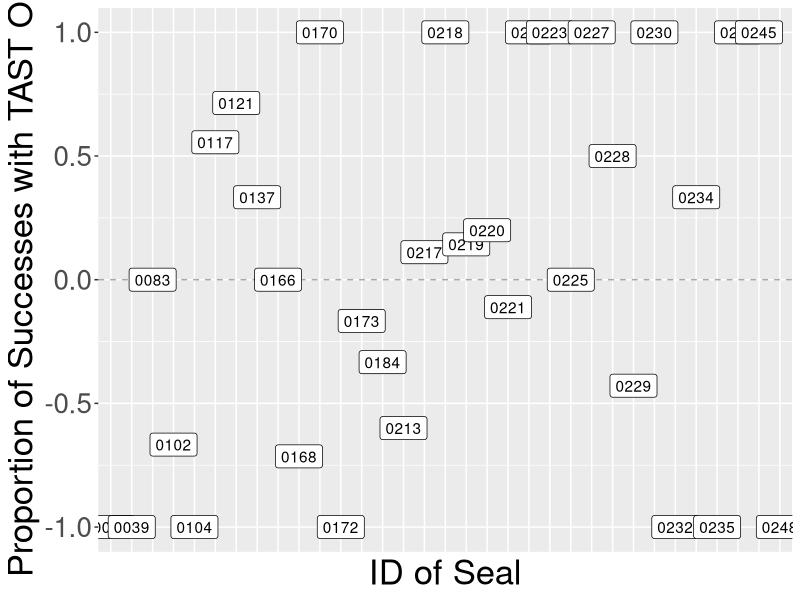

Source code (R):
#Whatcom TAST - Data Exploration - Predation (foraging success) 
#Script written by Kathleen McKeegan
#Last update made 9/30/2023

## Load Packages for Script
library('tidyverse')

#Load Data
tast.dat <- read.csv("2020_data.csv", header=T)
tast.dat$Fish<- sub("^$", "0", tast.dat$Fish)
tast.dat$Fish[tast.dat$Fish == "Y"] <- "1"
tast.dat$Fish <- as.numeric(tast.dat$Fish)
tast.dat$Date <- as.Date(tast.dat$Date, "%m/%d/%y")
tast.dat$ID <- str_pad(tast.dat$ID, 4, pad = "0") #make all IDs a 4-digit number
tast.dat$ID[tast.dat$ID == "Sea_lion"]  <- "sea_lion" #fix typo in sea_lion impacting summary
tast.dat$ID[tast.dat$ID == "00CF"] <- "0198"
tast.dat$ID[tast.dat$ID == "0265"] <- "0072"
tast.dat$ID <- as.factor(tast.dat$ID)
tast.dat$Salmon3day <- as.character(tast.dat$Salmon3day)
tast.dat$Salmon3day <- as.numeric(tast.dat$Salmon3day)
tast.dat$Salmon5day <- as.character(tast.dat$Salmon5day)
tast.dat$Salmon5day <- as.numeric(tast.dat$Salmon5day)

#Remove any RS from the New IDs, keep only LS since we know they are unique individuals

tast.dat <- subset(tast.dat, ID!= '00AO'& ID!='00BA'& ID!= '00BC'& ID!='00BD'& ID!='00BF'& ID!='00BG'& 
                     ID!='00BR'& ID!='00BT'& ID!='00BW'& ID!='00BY'& ID!='00BZ'& ID!='00CA'& ID!='00CJ'&
                     ID!= '00CL'& ID!='00CT'& ID!='00CU' & ID!= '00CW' &ID!="sea_lion")

## Create dataframe with summary of occurence and catches
#Group by occurrences of each ID per day, narrow it down to the experimental window 10/29-11/25

tast.summary <- tast.dat %>%
  group_by(Date, ID, Length, Camera, Tide_Height, TAST, Salmon5day, Salmon3day) %>%
  summarise(Occurrence = n_distinct(Time),
            Catches = sum(Fish)) %>%
  filter(Date >= '2020-10-25' & Date <= '2020-11-25')

###### Data Visualization and Exploration ###### 

#Summarise the information per ID per Day
tast.summary.day <- tast.summary %>%
  group_by(ID, TAST) %>%
  summarise(nDays=length(Date), 
            meanOccurrence = mean(Occurrence),
            sumOccurrence = sum(Occurrence),
            sumCatches = sum(Catches), 
            meanCatches=mean(Catches))

## Visualize impact on predation successes
# Look at catches across TAST status per ID graphically 

catches.summary <- tast.summary.day %>%
  select(ID, TAST, sumCatches) %>%
  group_by(ID)%>%
  mutate(totalCatches = sum(sumCatches))

#Keep only seals that caught a fish during season
catches.ID <- catches.summary %>%
  filter(totalCatches > 0)

#Calculate the proportion of catches made by individuals when TAST was on
prop.catches <- catches.ID %>%
  add_column(Proportion = catches.ID$sumCatches/catches.ID$totalCatches) 

#Pull out just proportion data
prop.catches1 <- prop.catches %>%
  select(ID, TAST, Proportion) 

#Make a column for TAST on and TAST off
prop.catches2 <- pivot_wider(prop.catches1, names_from = "TAST",
                             values_from = "Proportion")
#Remove individuals who were not present under both conditions
prop.catches2 <- prop.catches2 %>%
  drop_na()

#What proportion of catches were made when TAST was on vs off? 
#AKA, with TAST on, did seals catch fewer salmon? 
prop.catches2 <- prop.catches2 %>%
  add_column(Difference = prop.catches2$ON - prop.catches2$OFF)

sum(prop.catches2$Difference == 1) #8 seals caught 100% more salmon when TAST was ON
sum(prop.catches2$Difference == -1) #7 seals caught 100% more salmon when TAST was off

#Visualize proportions 
#This plot shows how successful individuals were when TAST was on/off
# Positive values indicate seal was more successful when TAST was on
# Negative values indicate seal was more successful when TAST was off
# +1.0 means the seal only ever caught fish when TAST was On
# -1.0 means seal only ever caught fish when TAST was Off
# 0.0 means seal caught same number of fish when On or Off 
prop.plot <- ggplot(prop.catches2, aes(x=ID, y=Difference, label=ID))+
  geom_hline(yintercept=0, linetype="dashed", 
             color = "darkgray", size=0.5)+
  geom_label(label.padding = unit(0.3, "lines"))+
  labs(x="ID of Seal", y="Proportion of Successes with TAST On")+
  theme(axis.text.x=element_blank(),
        axis.ticks.x=element_blank(),
        axis.title = element_text(size=25),
        axis.text.y = element_text(size = 20))
prop.plot
